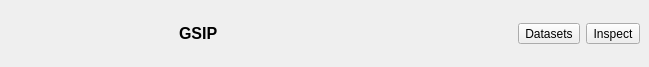
<?xml version="1.0" encoding="UTF-8"?>
<ui version="4.0">
 <class>GsipLodDockWidgetBase</class>
 <widget class="QDockWidget" name="GsipLodDockWidgetBase">
  <property name="geometry">
   <rect>
    <x>0</x>
    <y>0</y>
    <width>649</width>
    <height>67</height>
   </rect>
  </property>
  <property name="windowTitle">
   <string>GSIP</string>
  </property>
  <widget class="QWidget" name="dockWidgetContents">
   <layout class="QGridLayout" name="gridLayout">
    <item row="0" column="0">
     <layout class="QHBoxLayout" name="horizontalLayout">
      <item>
       <widget class="QLabel" name="label">
        <property name="textFormat">
         <enum>Qt::PlainText</enum>
        </property>
        <property name="pixmap">
         <pixmap>logominwhiteback25px.png</pixmap>
        </property>
       </widget>
      </item>
      <item>
       <widget class="QLabel" name="label_2">
        <property name="font">
         <font>
          <family>Arial</family>
          <weight>75</weight>
          <bold>true</bold>
         </font>
        </property>
        <property name="text">
         <string>&lt;html&gt;&lt;head/&gt;&lt;body&gt;&lt;p&gt;&lt;span style=&quot; font-size:12pt; font-weight:600;&quot;&gt;GSIP&lt;/span&gt;&lt;/p&gt;&lt;/body&gt;&lt;/html&gt;</string>
        </property>
       </widget>
      </item>
      <item>
       <widget class="QLabel" name="lblAction">
        <property name="text">
         <string/>
        </property>
       </widget>
      </item>
      <item>
       <widget class="QToolButton" name="btnDataset">
        <property name="text">
         <string>Datasets</string>
        </property>
       </widget>
      </item>
      <item>
       <widget class="QToolButton" name="btnInspect">
        <property name="text">
         <string>Inspect</string>
        </property>
       </widget>
      </item>
     </layout>
    </item>
   </layout>
  </widget>
 </widget>
 <resources/>
 <connections/>
</ui>
